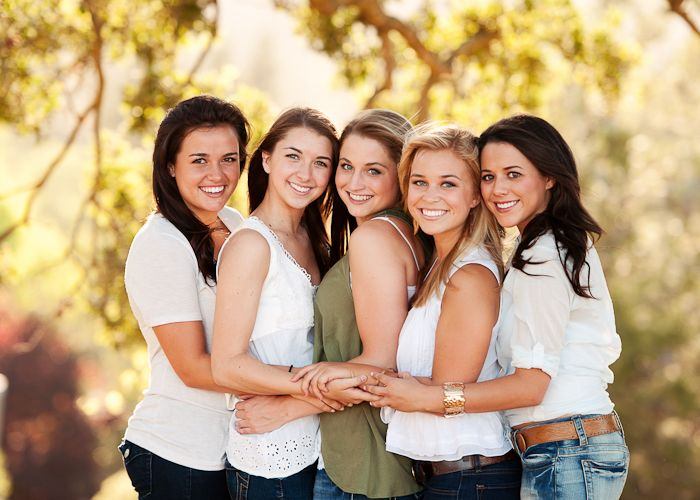
#> input picture pic.jpg, 700 x 500 px
$ jupyter execute Face_Detetction.ipynb
#> lines starting #> are read from the running program, lines starting #| are printed output that depends on the picture; after the words box and inside, x2 and y2 are one past the last pixel; in counts of white or black regions, pixels touching at a corner belong together
<a href="https://colab.research.google.com/github/isha614/Face-Detection-OpenCV/blob/main/Face_Detetction.ipynb" target="_parent"></a>

[cell 1]
import cv2 #OpenCV
import matplotlib.pyplot as plt

[cell 2]
img = plt.imread('pic.jpg')
#> img is the input picture: shape (500, 700, 3); mean R, G, B 187.3, 160.8, 126.4

[cell 3]
img.shape
#> Out = (500, 700, 3)

[cell 4]
type(img)

[cell 5]
plt.imshow(img)

[cell 6]
model=cv2.CascadeClassifier('/content/haarcascade_frontalface_alt.xml')

[cell 7]
faces=model.detectMultiScale(img)
#> faces = [[327, 144, 68, 68], [465, 148, 73, 73], [175, 131, 76, 76], [271, 133, 71, 71], [397, 155, 74, 74]]

[cell 8]
faces
#> Out has the same summary as faces

[cell 9]
face=faces[-1]
#> face = [397, 155, 74, 74]
x,y,w,h=face
#> x = 397; y = 155; w = 74; h = 74

[cell 10]
print(x,y,w,h)
#| 397 155 74 74

[cell 11]
img=cv2.rectangle(img,(x,y),(x+w,y+h),(255,0,0),3)
plt.imshow(img)

[cell 12]
for face in faces:
  print(face)
  x,y,w,h=face
  img=cv2.rectangle(img,(x,y),(x+w,y+h),(255,0,0),3)
#> this loop made 5 passes
#| [327 144  68  68]
#| [465 148  73  73]
#| [175 131  76  76]
#| [271 133  71  71]
#| [397 155  74  74]
#> pass 1, `img=cv2.rectangle(img,(x,y),(x+w,y+h),(255,0,0),3)`:
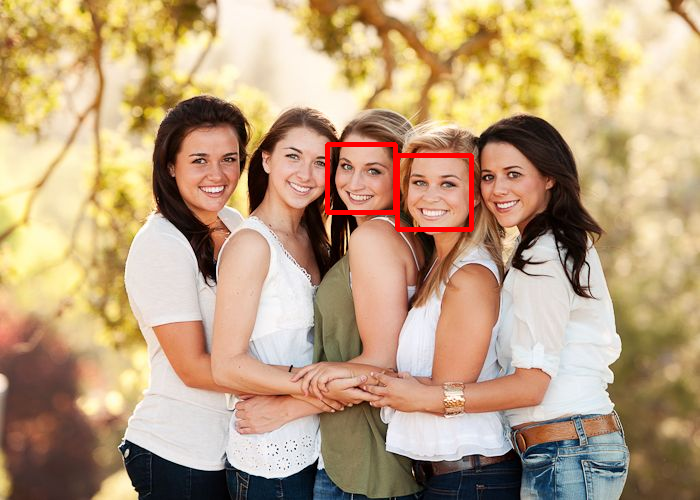
#> img: shape (500, 700, 3); mean R, G, B 188.2, 160.1, 125.8
#> pass 2, `img=cv2.rectangle(img,(x,y),(x+w,y+h),(255,0,0),3)`:
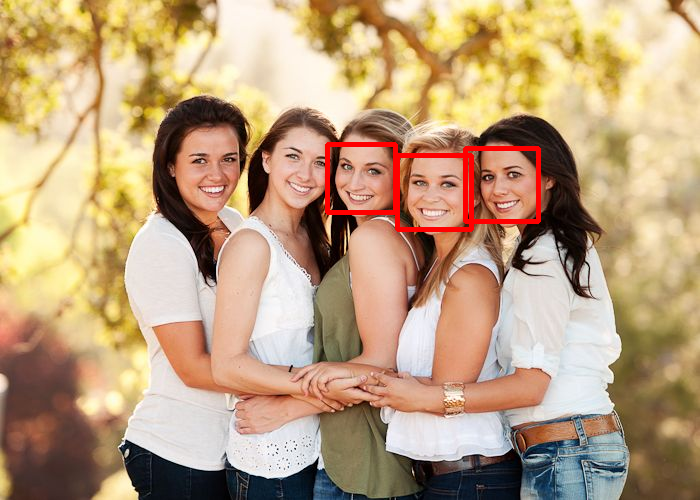
#> img: shape (500, 700, 3); 0.4% of pixels changed, all inside (x1, y1, x2, y2) = (463, 146, 541, 224)
#> pass 3, `img=cv2.rectangle(img,(x,y),(x+w,y+h),(255,0,0),3)`:
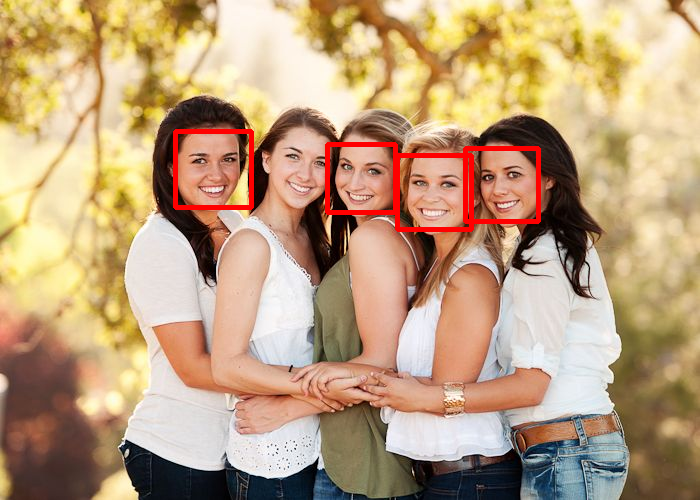
#> img: shape (500, 700, 3); 0.43% of pixels changed, all inside (x1, y1, x2, y2) = (173, 129, 254, 210)
#> after the loop:
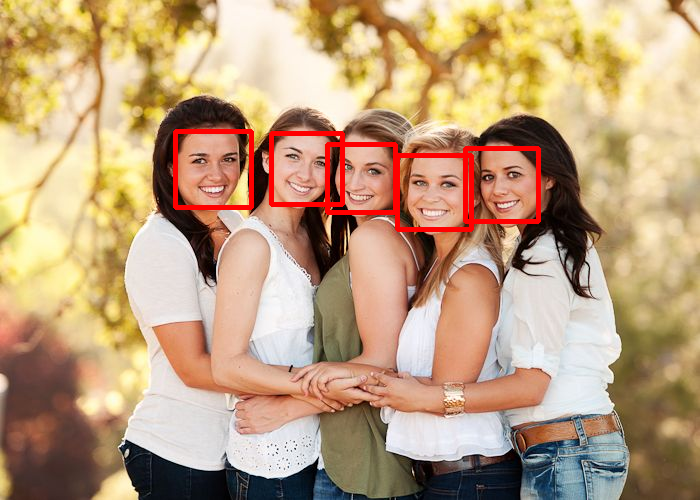
#> img: shape (500, 700, 3); 0.39% of pixels changed, all inside (x1, y1, x2, y2) = (269, 131, 345, 207)
